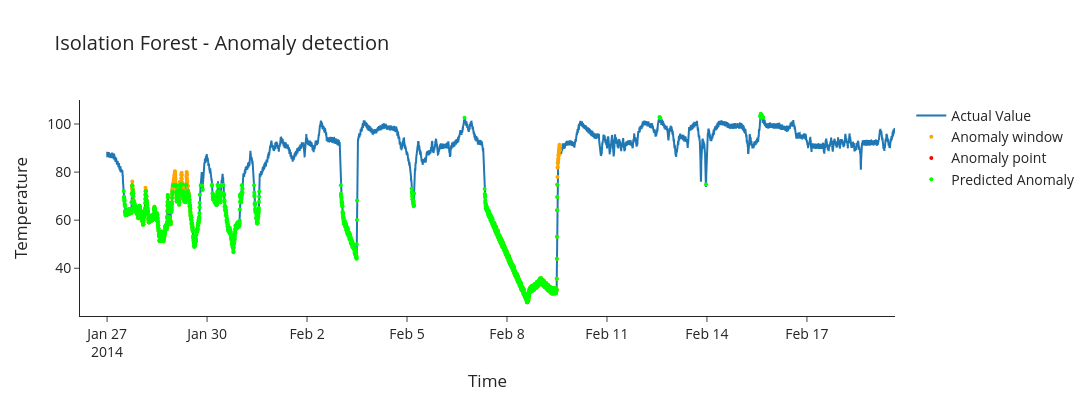

Notebook code cell kept with this figure:
### Code cell
model_isolation_2 = IsolationForest(contamination=0.05, n_estimators=500, random_state=42)

model_isolation_2 = IsolationForest(contamination=0.12, n_estimators=300, random_state=42)
model_isolation_2.fit(df_iso_2_train[['value']])  # Create isolation trees
iso_pred_2_test = model_isolation_2.predict(df_iso_2_test[['value']])  # Calculate the average path to be isolated and retrun anomaly(-1)/ normal(1)
df_iso_2_test['Isolation Prediction'] = iso_pred_2_test
df_iso_2_test['Isolation Prediction'] = df_iso_2_test['Isolation Prediction'].apply(value_change)
plot_eva(df_iso_2_test)
plot_anomaly_detection_iso(df_iso_2_test)

### Figure 1 — Plotly figure (JSON) as saved in the notebook; plotly's stock layout.template omitted (floating-point values rounded to 4 significant figures; data arrays with more than 128 entries replaced by an {"elided": "..."} marker saying what was removed)
{"data": [{"name": "Actual Value", "type": "scatter", "x": {"elided": "6809 str values"}, "y": {"elided": "6809 float values"}}, {"marker": {"color": "orange", "size": 4, "symbol": "circle"}, "mode": "markers", "name": "Anomaly window", "type": "scatter", "x": {"elided": "1134 str values"}, "y": {"elided": "1134 float values"}}, {"marker": {"color": "red", "size": 4, "symbol": "circle"}, "mode": "markers", "name": "Anomaly point", "type": "scatter", "x": ["2014-01-28T13:55:00.000000000", "2014-02-08T14:30:00.000000000"], "y": [51.37, 25.89]}, {"marker": {"color": "lime", "size": 4}, "mode": "markers", "name": "Predicted Anomaly", "type": "scatter", "x": {"elided": "1672 str values"}, "y": {"elided": "1672 float values"}}], "layout": {"font": {"size": 14}, "height": 400, "title": {"text": "Isolation Forest - Anomaly detection"}, "width": 1200, "xaxis": {"title": {"text": "Time"}}, "yaxis": {"title": {"text": "Temperature"}}}}
